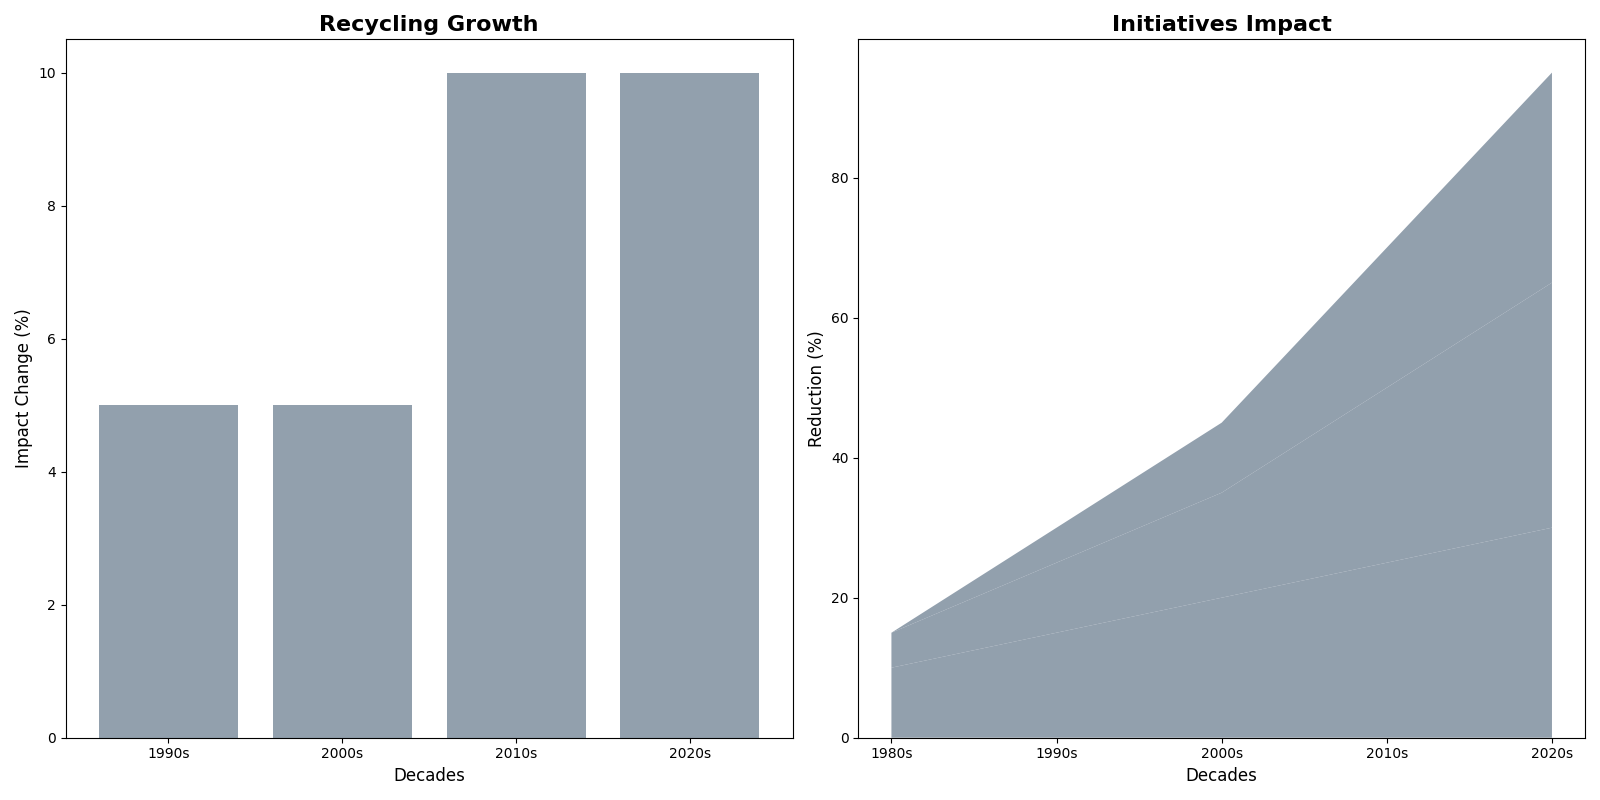

Here is the Python script that generated this plot:
import matplotlib.pyplot as plt
import numpy as np

decades = ['1980s', '1990s', '2000s', '2010s', '2020s']
initiatives = ['Air', 'Recycling', 'Renewable']  # Removed 'Water'

impact = np.array([
    [10, 5, 0],
    [15, 10, 5],
    [20, 15, 10],
    [25, 25, 20],
    [30, 35, 30]
])

fig, (ax2, ax1) = plt.subplots(1, 2, figsize=(16, 8))

recycling_growth = np.diff(impact[:, 1])  # Adjusted index for 'Recycling' post-removal
periods = ['1990s', '2000s', '2010s', '2020s']
ax2.bar(periods, recycling_growth, color='#778899', alpha=0.8)
ax2.set_title('Recycling Growth', fontsize=16, fontweight='bold')
ax2.set_xlabel('Decades', fontsize=12)
ax2.set_ylabel('Impact Change (%)', fontsize=12)

ax1.stackplot(decades, impact.T, colors=['#778899', '#778899', '#778899'], alpha=0.8)
ax1.set_title('Initiatives Impact', fontsize=16, fontweight='bold')
ax1.set_xlabel('Decades', fontsize=12)
ax1.set_ylabel('Reduction (%)', fontsize=12)

plt.tight_layout()
plt.show()
